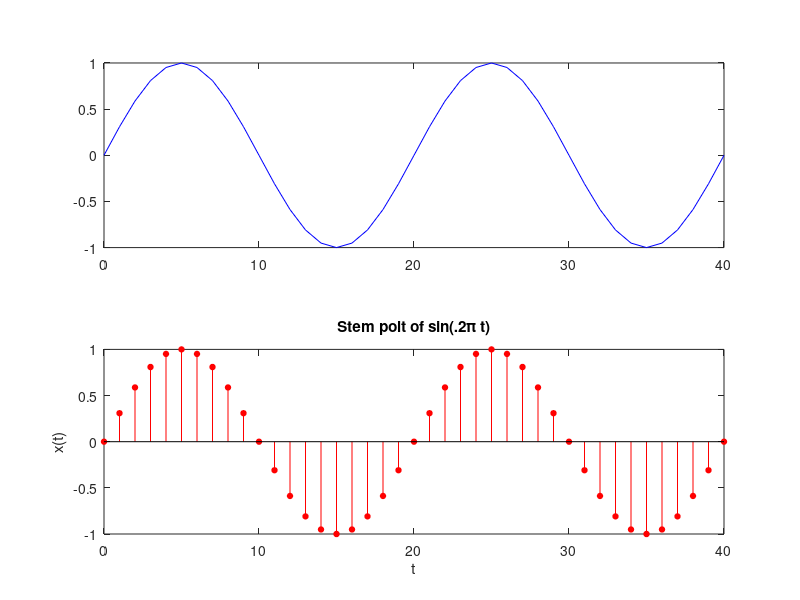

MATLAB code to generate this figure:
t=0:1:40;
x=sin(.1*pi*t);
subplot(2,1,1);
plot(t,x,'b');


subplot(2,1,2);
Hs=stem(t,x,'r','filled');
set(Hs,'markersize',4);
xlabel('t');
ylabel('x(t)');
title('Stem polt of sin(.2\pi t)');
